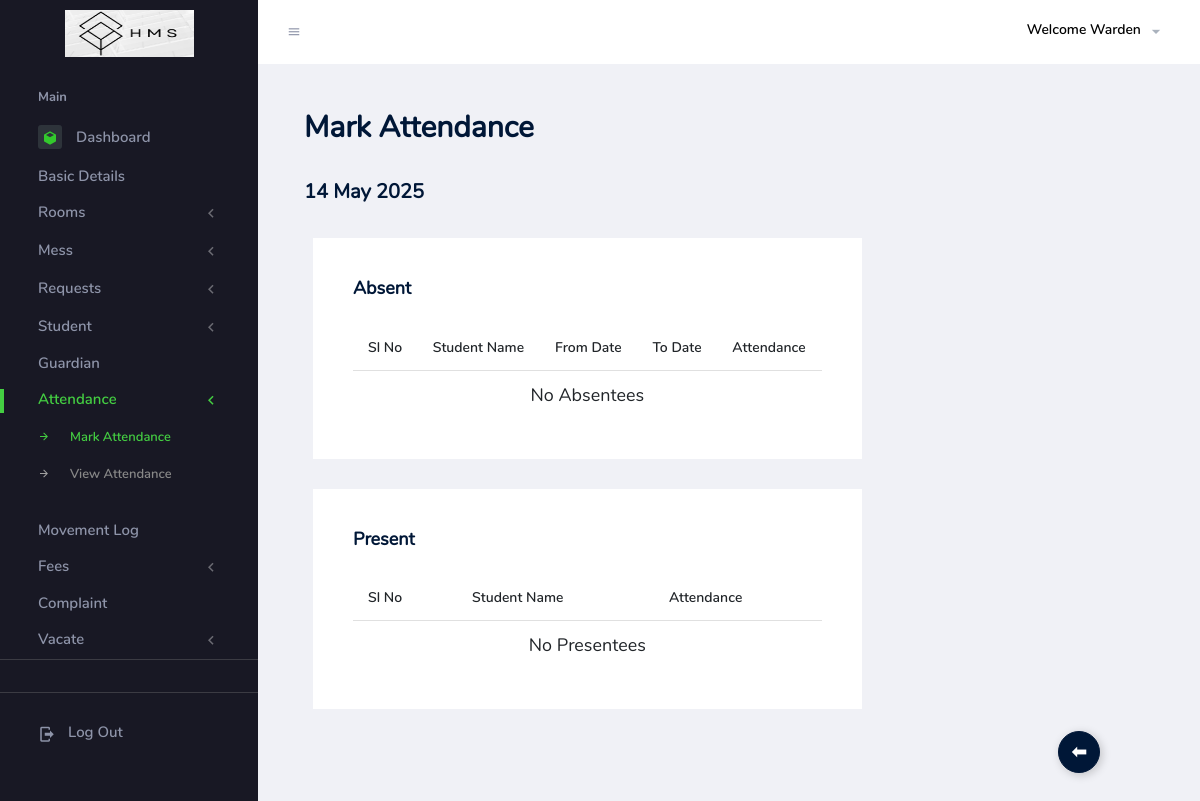
The page /Warden/markAttendance.php (signed in) on the database as committed earlier.
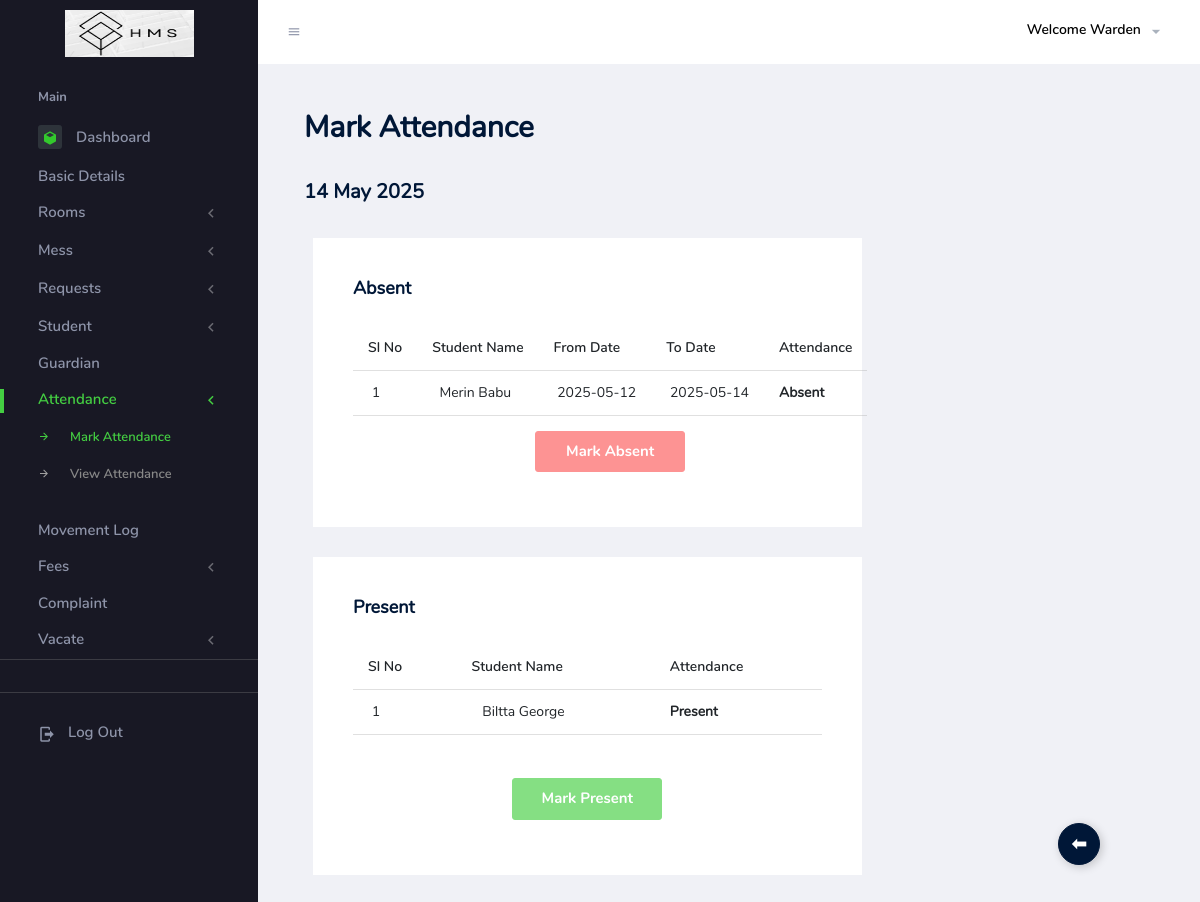
The same page on the database as committed later.
### tables this page shows
CREATE TABLE `tbl_leave` (
  `leave_id` int(11) NOT NULL,
  `user_id` varchar(20) NOT NULL,
  `from_date` date NOT NULL,
  `to_date` date NOT NULL,
  `applied_date` date NOT NULL,
  `leave_reason` varchar(500) NOT NULL,
  `leave_status` int(11) NOT NULL
);

CREATE TABLE `tbl_student` (
  `user_id` varchar(20) NOT NULL,
  `verification_status` int(11) NOT NULL,
  `student_firstname` varchar(20) NOT NULL,
  `student_middlename` varchar(20) NOT NULL,
  `student_lastname` varchar(20) NOT NULL,
  `student_dob` date NOT NULL,
  `student_gender` varchar(20) NOT NULL,
  `student_country` varchar(20) NOT NULL,
  `student_district` varchar(20) NOT NULL,
  `student_city` varchar(20) NOT NULL,
  `student_housename` varchar(20) NOT NULL,
  `student_pincode` int(11) NOT NULL,
  `student_contact` varchar(10) NOT NULL,
  `student_photo` varchar(100) NOT NULL,
  `student_proof` varchar(100) NOT NULL,
  `student_doj` date NOT NULL,
  `caution_deposit_status` int(11) NOT NULL,
  `caution_payed_date` date DEFAULT NULL
);

### Warden/markAttendance.php (the view, shortened to what the changed rows need)
<!DOCTYPE html>
<html lang="en">
<head>
    <link rel="stylesheet" href="../Assets/Template/Warden/vendors/mdi/css/materialdesignicons.min.css">
    <link rel="stylesheet" href="../Assets/Template/Warden/vendors/flag-icon-css/css/flag-icon.min.css">
    <link rel="stylesheet" href="../Assets/Template/Warden/vendors/css/vendor.bundle.base.css">
    <link rel="stylesheet" href="../Assets/Template/Warden/vendors/font-awesome/css/font-awesome.min.css" />
    <link rel="stylesheet" href="../Assets/Template/Warden/vendors/bootstrap-datepicker/bootstrap-datepicker.min.css">
    <link rel="stylesheet" href="../Assets/Template/Warden/css/style.css">
</head>
<body>
    <?php
    include("SessionValidator.php");
        ?>
    <div class="container-scroller">
        <div class="container-fluid page-body-wrapper">
            <div class="main-panel">
                <div class="content-wrapper">
                        <h4 class="card-title text-dark" style="font-size: 30px;">Mark Attendance</h4><br>
                        <h5 class="card-title text-dark" style="font-size: 20px;"><?php echo date("d F Y"); ?></h5><br>
                    <div class="col-lg-8 grid-margin stretch-card">
                        <div class="card">
                            <div class="card-body">
                                <form id="form1" name="form1" method="post" action="">
                                <table class="table table-hover">
                                    <thead>
                                        <tr>
                                        <th>Sl No</th>
      <th>Student Name</th>
      <th>From Date</th>
      <th>To Date</th>
      <th>Attendance</th>
                                        </tr>
                                    </thead>
                                    <tbody>
                                    <?php
	$absentSelQry="select * from tbl_leave l inner join tbl_student s on l.user_id=s.user_id where leave_status=1 and curdate() between from_date and to_date and verification_status = 1 or verification_status = 3 ";
	$rowabsent=$con->query($absentSelQry);
  if(mysqli_num_rows($rowabsent)==0){
    ?>
      <tr>
      <td colspan="5" style="font-size:18px;"><center>No Absentees</center></td>
      </tr>
    <?php
  }
  else{
      	$i=0;
	while($dataabsent=$rowabsent->fetch_assoc())
	{
      $i++;
      ?>
      <tr>
        <td>&nbsp;<?php echo $i; ?></td>
        <td>&nbsp;<input type="hidden" name="userid[]" value="<?php echo $dataabsent["user_id"] ?>">
          <?php echo $dataabsent["student_firstname"]." ".$dataabsent["student_middlename"]." ".$dataabsent["student_lastname"] ?></td>
        <td>&nbsp;<?php echo $dataabsent["from_date"] ?></td>
        <td>&nbsp;<?php echo $dataabsent["to_date"] ?></td>
        <td><b><?php echo "Absent"; ?></b></td>
      <?php
	}
	?>
    </tr>
     <tr>
      <td height="42" colspan="5"><div align="center">
        <?php
            $sel="select * from tbl_attendance where attendance_date=curdate() and attendance_status=0";
            $rowSel=$con->query($sel);
            if(mysqli_num_rows($rowSel)==0){
        ?>
          <input type="submit" name="butabsent" id="butabsent" class="btn btn-danger btn-fw" style="font-size: 15px;" value="Mark Absent" />
          <?php
          }
          else{
            ?>
                <div style="color: red;font-size:15px"><b><br><br>Absent Marked</b></div>
            <?php
          }
          ?>
        </div></td>
    </tr>
    <?php
  }
  ?>
                                    </tbody>
                                </table>
</form>
                            </div>
                        </div>
                    </div>
                    <div class="col-lg-8 grid-margin stretch-card">
                        <div class="card">
                            <div class="card-body">
                                <form id="form1" name="form1" method="post" action="">
                                <table class="table table-hover">
                                    <thead>
                                        <tr>
                                        <th>Sl No</th>
      <th>Student Name</th>
      <th>Attendance</th>
                                        </tr>
                                    </thead>
                                    <tbody>
                                    <?php
	$presentSelQry="select * from tbl_student where user_id not in (select l.user_id from tbl_leave l inner join tbl_student s on l.user_id=s.user_id where leave_status=1 and curdate() between from_date and to_date) and verification_status = 1 or verification_status = 3";
	$rowpresent=$con->query($presentSelQry);
  if(mysqli_num_rows($rowpresent)==0){
    ?>
      <tr>
      <td colspan="5" style="font-size:18px;"><center>No Presentees</center></td>
      </tr>
    <?php
  }
  else{
	$i=0;
	while($datapresent=$rowpresent->fetch_assoc())
	{
      $i++;
      ?>
      <tr>
        <td>&nbsp;<?php echo $i; ?></td>
        <td>&nbsp;&nbsp;<input type="hidden" name="userpresentid[]" value="<?php echo $datapresent["user_id"] ?>">
          <?php echo $datapresent["student_firstname"]." ".$datapresent["student_middlename"]." ".$datapresent["student_lastname"] ?></td>
        <td><b><?php echo "Present"; ?></b></td>
      <?php
	}
	?>
    </tr>
     <tr>
      <td height="42" colspan="5"><div align="center">
      <?php
            $sel="select * from tbl_attendance where attendance_date=curdate() and attendance_status=1";
            $rowSel=$con->query($sel);
            if(mysqli_num_rows($rowSel)==0){
        ?><br><br>
        <input type="submit" name="butpresent" id="butpresent" value="Mark Present" style="font-size: 15px;" class="btn btn-success btn-fw" />
        <?php
          }
          else{
            ?>
                <div style="color: green;font-size:15px"><b><br><br>Present Marked</b></div>
            <?php
          }
          ?>
      </div></td>
    </tr>
    <?php
  }
  ?>
                                    </tbody>
                                </table>
</form>
                            </div>
                        </div>
                    </div>
                </div>
            </div>
        </div>
    </div>
</body>
</html>

Rows that differ between the two databases and show on the page:
added tbl_leave: tbl_student.student_firstname "Merin", tbl_student.student_lastname "Babu", from_date "2025-05-12", to_date "2025-05-14"
now on this page (row edited): tbl_student: student_firstname "Biltta", student_lastname "George"
Other text that changed with them:
form field butabsent: (not shown) → "Mark Absent"
form field butpresent: (not shown) → "Mark Present"
text no longer shown: "No Absentees No Presentees"
